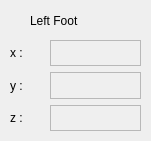
    <widget class="QFrame" name="frame_9">
     <property name="geometry">
      <rect>
       <x>500</x>
       <y>480</y>
       <width>151</width>
       <height>141</height>
      </rect>
     </property>
     <property name="frameShape">
      <enum>QFrame::NoFrame</enum>
     </property>
     <property name="frameShadow">
      <enum>QFrame::Raised</enum>
     </property>
     <widget class="QWidget" name="verticalLayoutWidget_12">
      <property name="geometry">
       <rect>
        <x>50</x>
        <y>40</y>
        <width>91</width>
        <height>91</height>
       </rect>
      </property>
      <layout class="QVBoxLayout" name="verticalLayout_24">
       <item>
        <widget class="QLabel" name="label_64">
         <property name="autoFillBackground">
          <bool>false</bool>
         </property>
         <property name="frameShape">
          <enum>QFrame::StyledPanel</enum>
         </property>
         <property name="text">
          <string/>
         </property>
        </widget>
       </item>
       <item>
        <widget class="QLabel" name="label_65">
         <property name="frameShape">
          <enum>QFrame::StyledPanel</enum>
         </property>
         <property name="text">
          <string/>
         </property>
        </widget>
       </item>
       <item>
        <widget class="QLabel" name="label_66">
         <property name="frameShape">
          <enum>QFrame::StyledPanel</enum>
         </property>
         <property name="text">
          <string/>
         </property>
        </widget>
       </item>
      </layout>
     </widget>
     <widget class="QWidget" name="verticalLayoutWidget_13">
      <property name="geometry">
       <rect>
        <x>10</x>
        <y>40</y>
        <width>31</width>
        <height>91</height>
       </rect>
      </property>
      <layout class="QVBoxLayout" name="verticalLayout_25">
       <item>
        <widget class="QLabel" name="label_69">
         <property name="text">
          <string>x :</string>
         </property>
        </widget>
       </item>
       <item>
        <widget class="QLabel" name="label_70">
         <property name="text">
          <string>y :</string>
         </property>
        </widget>
       </item>
       <item>
        <widget class="QLabel" name="label_71">
         <property name="text">
          <string>z :</string>
         </property>
        </widget>
       </item>
      </layout>
     </widget>
     <widget class="QLabel" name="label_72">
      <property name="geometry">
       <rect>
        <x>30</x>
        <y>10</y>
        <width>101</width>
        <height>21</height>
       </rect>
      </property>
      <property name="text">
       <string>Left Foot</string>
      </property>
     </widget>
    </widget>
